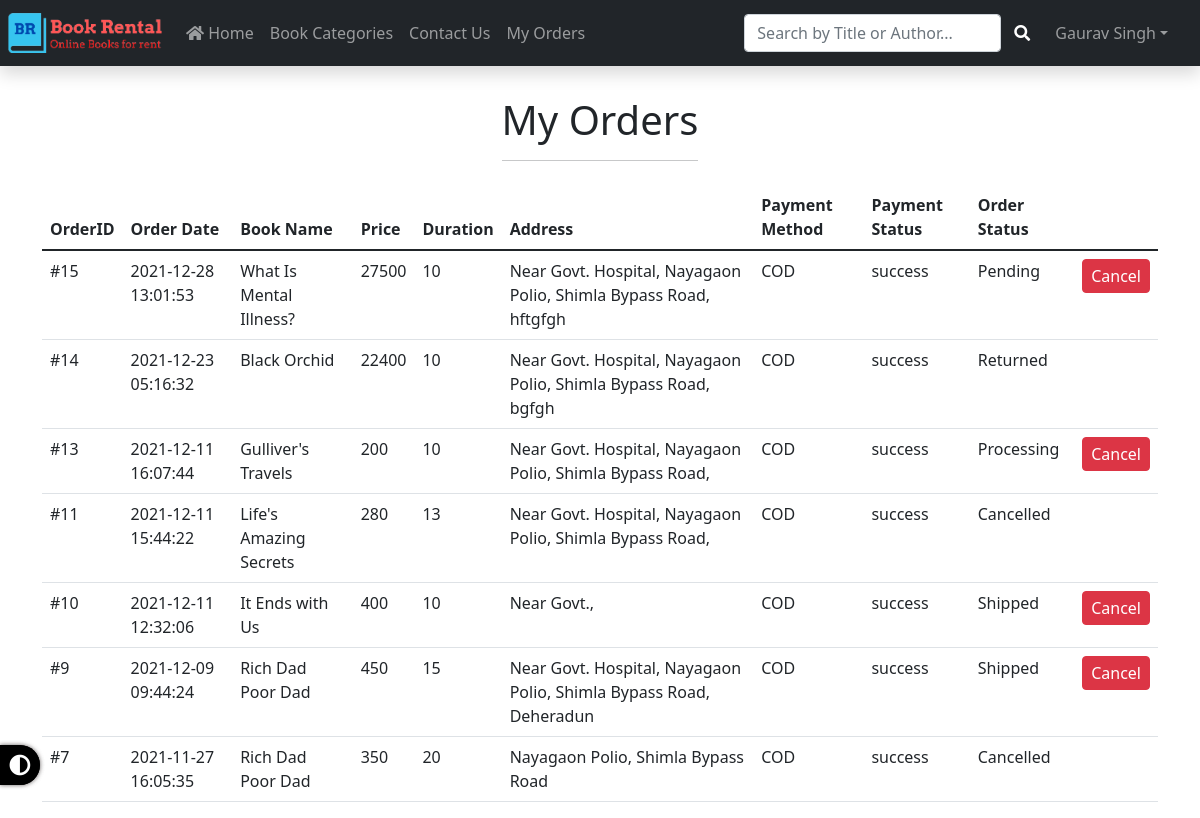
The page /myOrder.php (signed in) on the database its author committed.
### tables this page shows
CREATE TABLE `orders` (
  `id` int(11) NOT NULL,
  `user_id` int(11) NOT NULL,
  `address` varchar(100) NOT NULL,
  `address2` varchar(100) DEFAULT NULL,
  `pin` int(11) NOT NULL,
  `payment_method` varchar(20) DEFAULT NULL,
  `total` int(11) NOT NULL,
  `payment_status` varchar(20) NOT NULL,
  `order_status` int(11) NOT NULL,
  `date` datetime NOT NULL,
  `duration` int(11) NOT NULL
);

CREATE TABLE `books` (
  `id` int(11) NOT NULL,
  `category_id` int(11) NOT NULL,
  `ISBN` varchar(20) NOT NULL,
  `name` varchar(255) NOT NULL,
  `img` varchar(255) NOT NULL,
  `author` varchar(75) NOT NULL,
  `mrp` int(11) NOT NULL,
  `security` int(11) NOT NULL,
  `rent` int(11) NOT NULL,
  `qty` int(11) NOT NULL,
  `best_seller` int(11) DEFAULT NULL,
  `short_desc` varchar(2000) NOT NULL,
  `description` text NOT NULL,
  `status` tinyint(4) NOT NULL DEFAULT 1,
  `price` int(3) GENERATED ALWAYS AS (coalesce(`security`,0) + coalesce(`rent`,0)) VIRTUAL
);

CREATE TABLE `order_status` (
  `id` int(11) NOT NULL,
  `status_name` varchar(15) NOT NULL
);

### myOrder.php (the view, shortened to what this page needs)
<?php require('header.php') ?>
<div class="container mt-5">
    <div class="d-flex justify-content-center">
        <h1>My Orders
            <hr>
        </h1>
    </div>
    <table class="table table-responsive">
        <thead class="">
            <tr>
                <th> OrderID</th>
                <th>Order Date</th>
                <th>Book Name</th>
                <th>Price</th>
                <th>Duration</th>
                <th>Address</th>
                <th>Payment Method</th>
                <th>Payment Status</th>
                <th>Order Status</th>
                <th></th>
            </tr>
        </thead>
        <tbody>
            <?php
            $userId = $_SESSION['USER_ID'];
            $res = mysqli_query($con, "select orders.*,name,status_name from orders
                                            JOIN order_detail ON orders.id=order_detail.order_id
                                            JOIN books ON order_detail.book_id=books.id
                                            JOIN order_status ON orders.order_status=order_status.id
                                            where user_id = $userId order by orders.id desc");
            while ($row = mysqli_fetch_assoc($res)) { ?>
            <tr>
                <td> #<?php echo $row['id'] ?> </td>
                <td> <?php echo $row['date'] ?> </td>
                <td> <?php echo $row['name'] ?> </td>
                <td> <?php echo $row['total'] ?> </td>
                <td> <?php echo $row['duration'] ?> </td>
                <td> <?php echo $row['address'] ?>, <?php echo $row['address2'] ?> </td>
                <td> <?php echo $row['payment_method'] ?> </td>
                <td> <?php echo $row['payment_status'] ?> </td>
                <td> <?php echo $row['status_name'] ?> </td>
                <td><?php if ($row['status_name'] === 'Cancelled' || $row['status_name'] === 'Returned') {
                        } else {
                            echo "<a class='link-white btn btn-danger px-2 py-1' href='?type=cancel&id=" . $row['id'] .
                                "'>Cancel</a>";
                        }
                        ?></td>
            </tr>
            <?php } ?>
        </tbody>
    </table>
</div>
<div id="dark-btn">
    <button onclick="DarkMode()" id="dark-btn" title="Toggle Light/Dark Mode">
        <span><i class="fas fa-adjust fa-lg text-white"></i></span>
    </button>
</div>
</body>
</html>

### css/Style.css (style rules this page uses)
html { scroll-behavior: smooth; }
#dark-btn { position: fixed; left: 0%; bottom: 4%; height: 2.5rem; width: 2.5rem; border: none; border-top-right-radius: 50%; border-bottom-right-radius: 50%; box-shadow: 0 0 4px rgba(82, 76, 76, 0.5); transition: all 0.2s ease-in; text-align: center; cursor: pointer; z-index: 500; outline: none; display: block; background-color: black; }

### rows shown on the page
orders: id "15", date "2021-12-28 13:01:53", books.name "What Is Mental Illness?", total "27500", duration "10", address "Near Govt. Hospital, Nayagaon Polio, Shimla Bypass Road", address2 "hftgfgh", payment_method "COD", payment_status "success", order_status.status_name "Pending"
orders: id "14", date "2021-12-23 05:16:32", books.name "Black Orchid", total "22400", duration "10", address "Near Govt. Hospital, Nayagaon Polio, Shimla Bypass Road", address2 "bgfgh", payment_method "COD", payment_status "success", order_status.status_name "Returned"
orders: id "13", date "2021-12-11 16:07:44", books.name "Gulliver's Travels", total "200", duration "10", address "Near Govt. Hospital, Nayagaon Polio, Shimla Bypass Road", payment_method "COD", payment_status "success", order_status.status_name "Processing"
orders: id "11", date "2021-12-11 15:44:22", books.name "Life's Amazing Secrets", total "280", duration "13", address "Near Govt. Hospital, Nayagaon Polio, Shimla Bypass Road", payment_method "COD", payment_status "success", order_status.status_name "Cancelled"
orders: id "10", date "2021-12-11 12:32:06", books.name "It Ends with Us", total "400", duration "10", address "Near Govt.", payment_method "COD", payment_status "success", order_status.status_name "Shipped"
orders: id "9", date "2021-12-09 09:44:24", books.name "Rich Dad Poor Dad", total "450", duration "15", address "Near Govt. Hospital, Nayagaon Polio, Shimla Bypass Road", address2 "Deheradun", payment_method "COD", payment_status "success", order_status.status_name "Shipped"
orders: id "7", date "2021-11-27 16:05:35", books.name "Rich Dad Poor Dad", total "350", duration "20", address "Nayagaon Polio", address2 "Shimla Bypass Road", payment_method "COD", payment_status "success", order_status.status_name "Cancelled"

### other values the page prints
$userName "Gaurav Singh"
